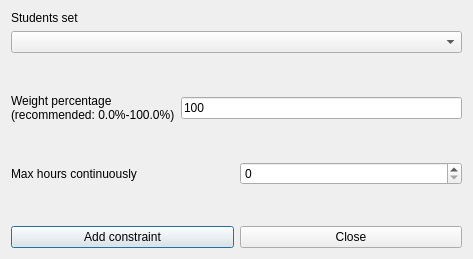
<?xml version="1.0" encoding="UTF-8"?>
<ui version="4.0">
 <class>AddConstraintStudentsSetMaxHoursContinuouslyForm_template</class>
 <widget class="QDialog" name="AddConstraintStudentsSetMaxHoursContinuouslyForm_template">
  <property name="geometry">
   <rect>
    <x>0</x>
    <y>0</y>
    <width>473</width>
    <height>259</height>
   </rect>
  </property>
  <property name="windowTitle">
   <string extracomment="This is the title of the dialog to add a new constraint of this type">Add students set max hours continuously</string>
  </property>
  <layout class="QGridLayout" name="gridLayout">
   <item row="0" column="0">
    <layout class="QVBoxLayout" name="verticalLayout">
     <item>
      <widget class="QLabel" name="studentsTextLabel">
       <property name="frameShape">
        <enum>QFrame::NoFrame</enum>
       </property>
       <property name="frameShadow">
        <enum>QFrame::Plain</enum>
       </property>
       <property name="text">
        <string>Students set</string>
       </property>
       <property name="wordWrap">
        <bool>false</bool>
       </property>
      </widget>
     </item>
     <item>
      <widget class="QComboBox" name="studentsComboBox">
       <property name="editable">
        <bool>false</bool>
       </property>
       <property name="insertPolicy">
        <enum>QComboBox::NoInsert</enum>
       </property>
       <property name="autoCompletion">
        <bool>false</bool>
       </property>
       <property name="duplicatesEnabled">
        <bool>false</bool>
       </property>
      </widget>
     </item>
    </layout>
   </item>
   <item row="1" column="0">
    <spacer name="verticalSpacer_3">
     <property name="orientation">
      <enum>Qt::Vertical</enum>
     </property>
     <property name="sizeHint" stdset="0">
      <size>
       <width>20</width>
       <height>27</height>
      </size>
     </property>
    </spacer>
   </item>
   <item row="2" column="0">
    <layout class="QHBoxLayout" name="horizontalLayout_2">
     <item>
      <widget class="QLabel" name="weightTextLabel">
       <property name="frameShape">
        <enum>QFrame::NoFrame</enum>
       </property>
       <property name="frameShadow">
        <enum>QFrame::Plain</enum>
       </property>
       <property name="text">
        <string>Weight percentage
(recommended: 0.0%-100.0%)</string>
       </property>
       <property name="wordWrap">
        <bool>false</bool>
       </property>
      </widget>
     </item>
     <item>
      <widget class="QLineEdit" name="weightLineEdit">
       <property name="text">
        <string>100</string>
       </property>
      </widget>
     </item>
    </layout>
   </item>
   <item row="3" column="0">
    <spacer name="verticalSpacer_2">
     <property name="orientation">
      <enum>Qt::Vertical</enum>
     </property>
     <property name="sizeHint" stdset="0">
      <size>
       <width>20</width>
       <height>27</height>
      </size>
     </property>
    </spacer>
   </item>
   <item row="4" column="0">
    <layout class="QHBoxLayout" name="horizontalLayout_3">
     <item>
      <widget class="QLabel" name="maxHoursTextLabel">
       <property name="frameShape">
        <enum>QFrame::NoFrame</enum>
       </property>
       <property name="frameShadow">
        <enum>QFrame::Plain</enum>
       </property>
       <property name="text">
        <string>Max hours continuously</string>
       </property>
       <property name="wordWrap">
        <bool>false</bool>
       </property>
      </widget>
     </item>
     <item>
      <widget class="QSpinBox" name="maxHoursSpinBox"/>
     </item>
    </layout>
   </item>
   <item row="5" column="0">
    <spacer name="verticalSpacer">
     <property name="orientation">
      <enum>Qt::Vertical</enum>
     </property>
     <property name="sizeHint" stdset="0">
      <size>
       <width>20</width>
       <height>27</height>
      </size>
     </property>
    </spacer>
   </item>
   <item row="6" column="0">
    <layout class="QHBoxLayout" name="horizontalLayout">
     <item>
      <widget class="QPushButton" name="addConstraintPushButton">
       <property name="text">
        <string>Add constraint</string>
       </property>
      </widget>
     </item>
     <item>
      <widget class="QPushButton" name="closePushButton">
       <property name="text">
        <string>Close</string>
       </property>
      </widget>
     </item>
    </layout>
   </item>
  </layout>
 </widget>
 <layoutdefault spacing="6" margin="11"/>
 <tabstops>
  <tabstop>studentsComboBox</tabstop>
  <tabstop>weightLineEdit</tabstop>
  <tabstop>maxHoursSpinBox</tabstop>
  <tabstop>addConstraintPushButton</tabstop>
  <tabstop>closePushButton</tabstop>
 </tabstops>
 <resources/>
 <connections/>
</ui>
